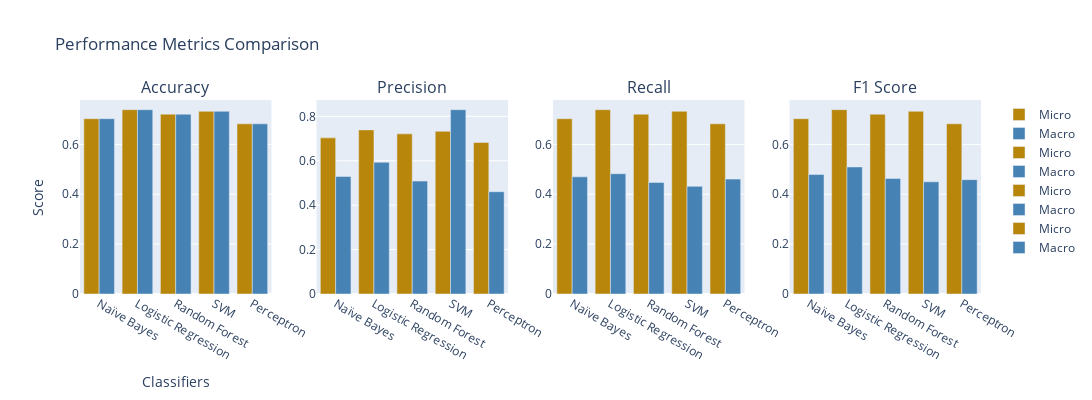

Here is the notebook cell this chart was saved with:
### Code cell
graph_comparison(bow_micro,bow_macro)

### Figure 1 — Plotly figure (JSON) as saved in the notebook; plotly's stock layout.template omitted (floating-point values rounded to 4 significant figures)
{"data": [{"marker": {"color": "darkgoldenrod"}, "name": "Micro", "type": "bar", "x": ["Naïve Bayes", "Logistic Regression", "Random Forest", "SVM", "Perceptron"], "xaxis": "x", "y": [0.7031, 0.7391, 0.7211, 0.7326, 0.6825], "yaxis": "y"}, {"marker": {"color": "steelblue"}, "name": "Macro", "type": "bar", "x": ["Naïve Bayes", "Logistic Regression", "Random Forest", "SVM", "Perceptron"], "xaxis": "x", "y": [0.7031, 0.7391, 0.7211, 0.7326, 0.6825], "yaxis": "y"}, {"marker": {"color": "darkgoldenrod"}, "name": "Micro", "type": "bar", "x": ["Naïve Bayes", "Logistic Regression", "Random Forest", "SVM", "Perceptron"], "xaxis": "x2", "y": [0.7031, 0.7391, 0.7211, 0.7326, 0.6825], "yaxis": "y2"}, {"marker": {"color": "steelblue"}, "name": "Macro", "type": "bar", "x": ["Naïve Bayes", "Logistic Regression", "Random Forest", "SVM", "Perceptron"], "xaxis": "x2", "y": [0.5293, 0.593, 0.5084, 0.8299, 0.4606], "yaxis": "y2"}, {"marker": {"color": "darkgoldenrod"}, "name": "Micro", "type": "bar", "x": ["Naïve Bayes", "Logistic Regression", "Random Forest", "SVM", "Perceptron"], "xaxis": "x3", "y": [0.7031, 0.7391, 0.7211, 0.7326, 0.6825], "yaxis": "y3"}, {"marker": {"color": "steelblue"}, "name": "Macro", "type": "bar", "x": ["Naïve Bayes", "Logistic Regression", "Random Forest", "SVM", "Perceptron"], "xaxis": "x3", "y": [0.4698, 0.4823, 0.4474, 0.4318, 0.4607], "yaxis": "y3"}, {"marker": {"color": "darkgoldenrod"}, "name": "Micro", "type": "bar", "x": ["Naïve Bayes", "Logistic Regression", "Random Forest", "SVM", "Perceptron"], "xaxis": "x4", "y": [0.7031, 0.7391, 0.7211, 0.7326, 0.6825], "yaxis": "y4"}, {"marker": {"color": "steelblue"}, "name": "Macro", "type": "bar", "x": ["Naïve Bayes", "Logistic Regression", "Random Forest", "SVM", "Perceptron"], "xaxis": "x4", "y": [0.479, 0.5095, 0.4633, 0.4499, 0.4586], "yaxis": "y4"}], "layout": {"annotations": [{"font": {"size": 16}, "showarrow": false, "text": "Accuracy", "x": 0.1062, "xanchor": "center", "xref": "paper", "y": 1, "yanchor": "bottom", "yref": "paper"}, {"font": {"size": 16}, "showarrow": false, "text": "Precision", "x": 0.3688, "xanchor": "center", "xref": "paper", "y": 1, "yanchor": "bottom", "yref": "paper"}, {"font": {"size": 16}, "showarrow": false, "text": "Recall", "x": 0.6313, "xanchor": "center", "xref": "paper", "y": 1, "yanchor": "bottom", "yref": "paper"}, {"font": {"size": 16}, "showarrow": false, "text": "F1 Score", "x": 0.8938, "xanchor": "center", "xref": "paper", "y": 1, "yanchor": "bottom", "yref": "paper"}], "height": 400, "title": {"text": "Performance Metrics Comparison"}, "width": 1200, "xaxis": {"anchor": "y", "domain": [0, 0.2125], "title": {"text": "Classifiers"}}, "xaxis2": {"anchor": "y2", "domain": [0.2625, 0.475]}, "xaxis3": {"anchor": "y3", "domain": [0.525, 0.7375]}, "xaxis4": {"anchor": "y4", "domain": [0.7875, 1]}, "yaxis": {"anchor": "x", "domain": [0, 1], "title": {"text": "Score"}}, "yaxis2": {"anchor": "x2", "domain": [0, 1]}, "yaxis3": {"anchor": "x3", "domain": [0, 1]}, "yaxis4": {"anchor": "x4", "domain": [0, 1]}}}
